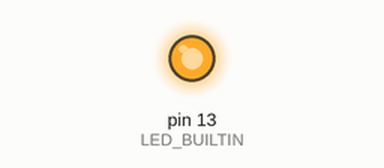
Bench run of a sketch on a simulated Arduino Uno, built with avr-gcc and run on an emulated ATmega328P. Shown: output pins drawn as LEDs (lit = HIGH).

Above: at 0.1 s.
At 40.0 s:
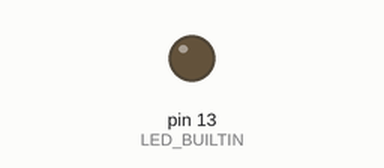
Timing chart, 0 to 40.0 s (numbered marks = the images above):
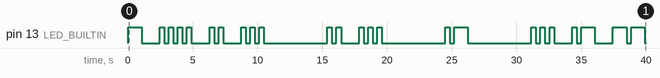

The sketch:

morse.ino
```cpp
//global
int unit = 350; //ms
bool active = true;
const char message[] = "this is a sample message";

void setup() {
  pinMode(LED_BUILTIN, OUTPUT);
}

void loop() {
  if (active) {
    int i;
    for (i = 0; message[i] != '\0'; i++) {
      switch (message[i]) {
        case ' ': delay(unit * 7); break;
        case 'a': dot(); dash(); break;
        case 'b': dash(); dot(); dot(); dot(); break;
        case 'c': dash(); dot(); dash(); dot(); break;
        case 'd': dash(); dot(); dot(); break;
        case 'e': dot(); break;
        case 'f': dot(); dot(); dash(); dot(); break;
        case 'g': dash(); dash(); dot(); break;
        case 'h': dot(); dot(); dot(); dot(); break;
        case 'i': dot(); dot(); break;
        case 'j': dot(); dash(); dash(); dash(); break;
        case 'k': dash(); dot(); dash(); break;
        case 'l': dot(); dash(); dot(); dot(); break;
        case 'm': dash(); dash(); break;
        case 'n': dash(); dot(); break;
        case 'o': dash(); dash(); dash(); break;
        case 'p': dot(); dash(); dash(); dot(); break;
        case 'q': dash(); dash(); dot(); dash(); break;
        case 'r': dot(); dash(); dot(); break;
        case 's': dot(); dot(); dot(); break;
        case 't': dash(); break;
        case 'u': dot(); dot(); dash(); break;
        case 'v': dot(); dot(); dot(); dash(); break;
        case 'w': dot(); dash(); dash(); break;
        case 'x': dash(); dot(); dot(); dash(); break;
        case 'y': dash(); dot(); dash(); dash(); break;
        case 'z': dash(); dash(); dot(); dot(); break;
      }
      delay(unit * 3); //character spacing
    }
    delay(unit * 15); //spacing before message loops
  }
}

//morse digits
void dot() {
  digitalWrite(LED_BUILTIN, HIGH);
  delay(unit);
  digitalWrite(LED_BUILTIN, LOW);
  delay(unit);
}
void dash() {
  digitalWrite(LED_BUILTIN, HIGH);
  delay(unit * 3);
  digitalWrite(LED_BUILTIN, LOW);
  delay(unit);
}
```

Measured:
- by itself, pin 13 (LED_BUILTIN): LOW → HIGH at 0.00 s, → LOW 1.1 s later, → HIGH 1.4 s later, → LOW 0.35 s later, … (48 changes in this stretch)
